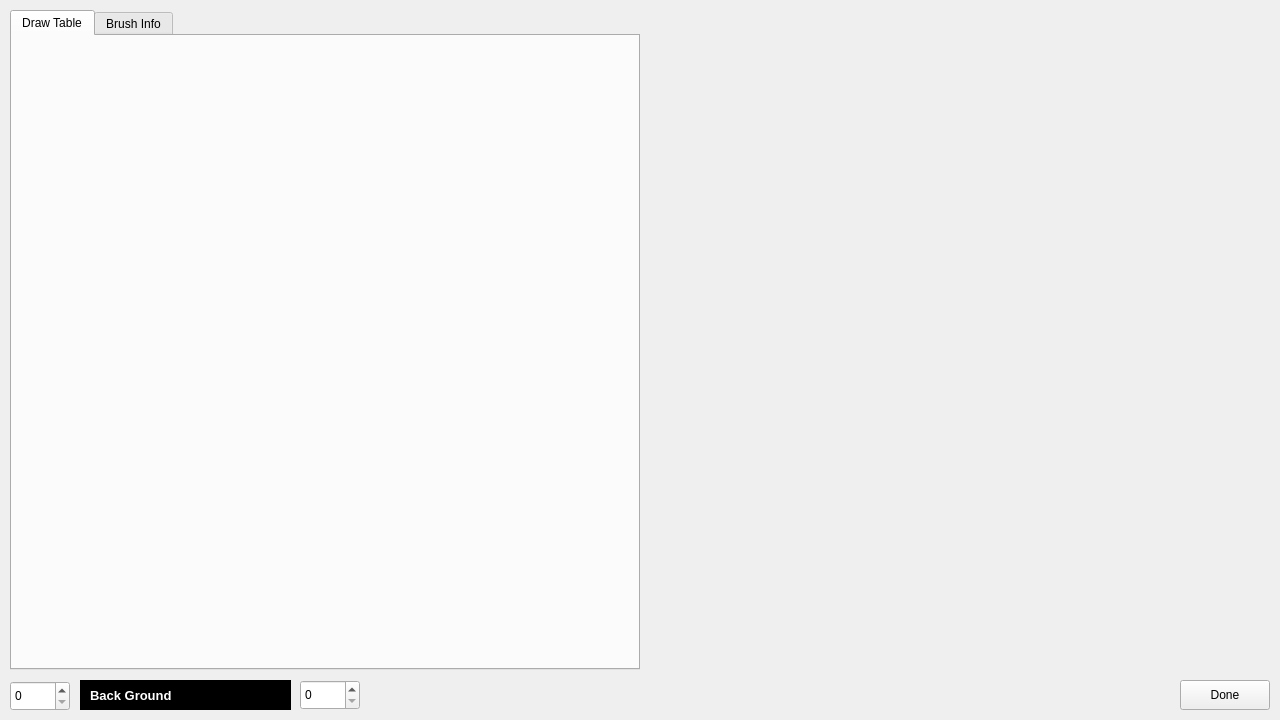
<?xml version="1.0" encoding="UTF-8"?>
<ui version="4.0">
 <class>edit_widget</class>
 <widget class="QWidget" name="edit_widget">
  <property name="windowModality">
   <enum>Qt::ApplicationModal</enum>
  </property>
  <property name="geometry">
   <rect>
    <x>0</x>
    <y>0</y>
    <width>1280</width>
    <height>720</height>
   </rect>
  </property>
  <property name="windowTitle">
   <string>Interactive Widget</string>
  </property>
  <widget class="QSpinBox" name="brush_box">
   <property name="geometry">
    <rect>
     <x>10</x>
     <y>681</y>
     <width>60</width>
     <height>30</height>
    </rect>
   </property>
   <property name="maximum">
    <number>60</number>
   </property>
  </widget>
  <widget class="QLabel" name="brush_label">
   <property name="geometry">
    <rect>
     <x>80</x>
     <y>680</y>
     <width>211</width>
     <height>30</height>
    </rect>
   </property>
   <property name="font">
    <font>
     <pointsize>10</pointsize>
     <weight>75</weight>
     <bold>true</bold>
    </font>
   </property>
   <property name="styleSheet">
    <string notr="true">background-color: rgb(0, 0, 0);
color: rgb(255, 255, 255);</string>
   </property>
   <property name="text">
    <string>Back Ground</string>
   </property>
   <property name="margin">
    <number>1</number>
   </property>
   <property name="indent">
    <number>10</number>
   </property>
  </widget>
  <widget class="QTabWidget" name="tab_widget">
   <property name="geometry">
    <rect>
     <x>10</x>
     <y>10</y>
     <width>630</width>
     <height>660</height>
    </rect>
   </property>
   <property name="currentIndex">
    <number>0</number>
   </property>
   <widget class="QWidget" name="draw_tab">
    <attribute name="title">
     <string>Draw Table</string>
    </attribute>
   </widget>
   <widget class="QWidget" name="info_tab">
    <attribute name="title">
     <string>Brush Info</string>
    </attribute>
   </widget>
  </widget>
  <widget class="QWidget" name="widget" native="true">
   <property name="geometry">
    <rect>
     <x>640</x>
     <y>30</y>
     <width>630</width>
     <height>640</height>
    </rect>
   </property>
  </widget>
  <widget class="QSpinBox" name="size_box">
   <property name="geometry">
    <rect>
     <x>300</x>
     <y>680</y>
     <width>60</width>
     <height>30</height>
    </rect>
   </property>
   <property name="maximum">
    <number>60</number>
   </property>
  </widget>
  <widget class="QPushButton" name="done_button">
   <property name="geometry">
    <rect>
     <x>1180</x>
     <y>680</y>
     <width>90</width>
     <height>30</height>
    </rect>
   </property>
   <property name="text">
    <string>Done</string>
   </property>
  </widget>
 </widget>
 <resources/>
 <connections/>
</ui>
